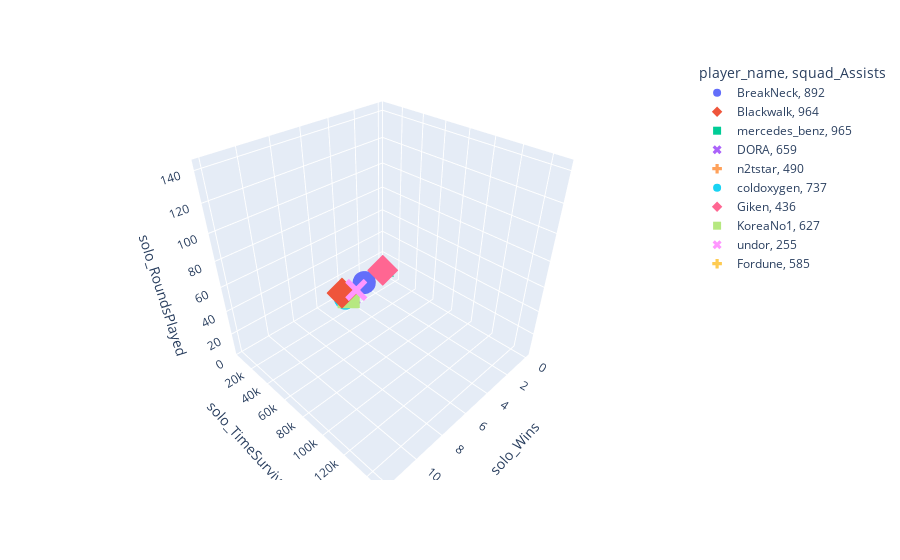

Notebook code for this chart:
### Code cell
# 3D PLOT

import plotly.express as px

# color='player_name': This parameter assigns colors to the data points based on the 'player_name' column in the DataFrame.
# Each unique 'player_name' will have a different color.
# symbol='squad_Assists': This parameter assigns different symbols (markers) to the data points based on the 'squad_Assists' column in the DataFrame.
# Different values of 'squad_Assists' will result in different marker symbols.

fig = px.scatter_3d(df_bar_pubg, x='solo_Wins', y='solo_TimeSurvived', z='solo_RoundsPlayed',
                    color='player_name', symbol='squad_Assists')
fig.show()

### Figure 1 — Plotly figure (JSON) as saved in the notebook; plotly's stock layout.template omitted (floating-point values rounded to 4 significant figures)
{"data": [{"hovertemplate": "player_name=BreakNeck<br>squad_Assists=892<br>solo_Wins=%{x}<br>solo_TimeSurvived=%{y}<br>solo_RoundsPlayed=%{z}<extra></extra>", "legendgroup": "BreakNeck, 892", "marker": {"color": "#636efa", "symbol": "circle"}, "mode": "markers", "name": "BreakNeck, 892", "scene": "scene", "showlegend": true, "type": "scatter3d", "x": [3], "y": [18470.0], "z": [17]}, {"hovertemplate": "player_name=Blackwalk<br>squad_Assists=964<br>solo_Wins=%{x}<br>solo_TimeSurvived=%{y}<br>solo_RoundsPlayed=%{z}<extra></extra>", "legendgroup": "Blackwalk, 964", "marker": {"color": "#EF553B", "symbol": "diamond"}, "mode": "markers", "name": "Blackwalk, 964", "scene": "scene", "showlegend": true, "type": "scatter3d", "x": [6], "y": [33010.0], "z": [33]}, {"hovertemplate": "player_name=mercedes_benz<br>squad_Assists=965<br>solo_Wins=%{x}<br>solo_TimeSurvived=%{y}<br>solo_RoundsPlayed=%{z}<extra></extra>", "legendgroup": "mercedes_benz, 965", "marker": {"color": "#00cc96", "symbol": "square"}, "mode": "markers", "name": "mercedes_benz, 965", "scene": "scene", "showlegend": true, "type": "scatter3d", "x": [0], "y": [4330.0], "z": [5]}, {"hovertemplate": "player_name=DORA<br>squad_Assists=659<br>solo_Wins=%{x}<br>solo_TimeSurvived=%{y}<br>solo_RoundsPlayed=%{z}<extra></extra>", "legendgroup": "DORA, 659", "marker": {"color": "#ab63fa", "symbol": "x"}, "mode": "markers", "name": "DORA, 659", "scene": "scene", "showlegend": true, "type": "scatter3d", "x": [4], "y": [13420.0], "z": [8]}, {"hovertemplate": "player_name=n2tstar<br>squad_Assists=490<br>solo_Wins=%{x}<br>solo_TimeSurvived=%{y}<br>solo_RoundsPlayed=%{z}<extra></extra>", "legendgroup": "n2tstar, 490", "marker": {"color": "#FFA15A", "symbol": "cross"}, "mode": "markers", "name": "n2tstar, 490", "scene": "scene", "showlegend": true, "type": "scatter3d", "x": [2], "y": [9841.0], "z": [6]}, {"hovertemplate": "player_name=coldoxygen<br>squad_Assists=737<br>solo_Wins=%{x}<br>solo_TimeSurvived=%{y}<br>solo_RoundsPlayed=%{z}<extra></extra>", "legendgroup": "coldoxygen, 737", "marker": {"color": "#19d3f3", "symbol": "circle"}, "mode": "markers", "name": "coldoxygen, 737", "scene": "scene", "showlegend": true, "type": "scatter3d", "x": [5], "y": [22000.0], "z": [16]}, {"hovertemplate": "player_name=Giken<br>squad_Assists=436<br>solo_Wins=%{x}<br>solo_TimeSurvived=%{y}<br>solo_RoundsPlayed=%{z}<extra></extra>", "legendgroup": "Giken, 436", "marker": {"color": "#FF6692", "symbol": "diamond"}, "mode": "markers", "name": "Giken, 436", "scene": "scene", "showlegend": true, "type": "scatter3d", "x": [12], "y": [148100.0], "z": [142]}, {"hovertemplate": "player_name=KoreaNo1<br>squad_Assists=627<br>solo_Wins=%{x}<br>solo_TimeSurvived=%{y}<br>solo_RoundsPlayed=%{z}<extra></extra>", "legendgroup": "KoreaNo1, 627", "marker": {"color": "#B6E880", "symbol": "square"}, "mode": "markers", "name": "KoreaNo1, 627", "scene": "scene", "showlegend": true, "type": "scatter3d", "x": [5], "y": [26090.0], "z": [19]}, {"hovertemplate": "player_name=undor<br>squad_Assists=255<br>solo_Wins=%{x}<br>solo_TimeSurvived=%{y}<br>solo_RoundsPlayed=%{z}<extra></extra>", "legendgroup": "undor, 255", "marker": {"color": "#FF97FF", "symbol": "x"}, "mode": "markers", "name": "undor, 255", "scene": "scene", "showlegend": true, "type": "scatter3d", "x": [6], "y": [49280.0], "z": [44]}, {"hovertemplate": "player_name=Fordune<br>squad_Assists=585<br>solo_Wins=%{x}<br>solo_TimeSurvived=%{y}<br>solo_RoundsPlayed=%{z}<extra></extra>", "legendgroup": "Fordune, 585", "marker": {"color": "#FECB52", "symbol": "cross"}, "mode": "markers", "name": "Fordune, 585", "scene": "scene", "showlegend": true, "type": "scatter3d", "x": [2], "y": [10280.0], "z": [8]}], "layout": {"autosize": true, "legend": {"title": {"text": "player_name, squad_Assists"}, "tracegroupgap": 0}, "margin": {"t": 60}, "scene": {"aspectmode": "auto", "aspectratio": {"x": 1, "y": 1, "z": 1}, "domain": {"x": [0, 1], "y": [0, 1]}, "xaxis": {"title": {"text": "solo_Wins"}, "type": "linear"}, "yaxis": {"title": {"text": "solo_TimeSurvived"}, "type": "linear"}, "zaxis": {"title": {"text": "solo_RoundsPlayed"}, "type": "linear"}}}}
